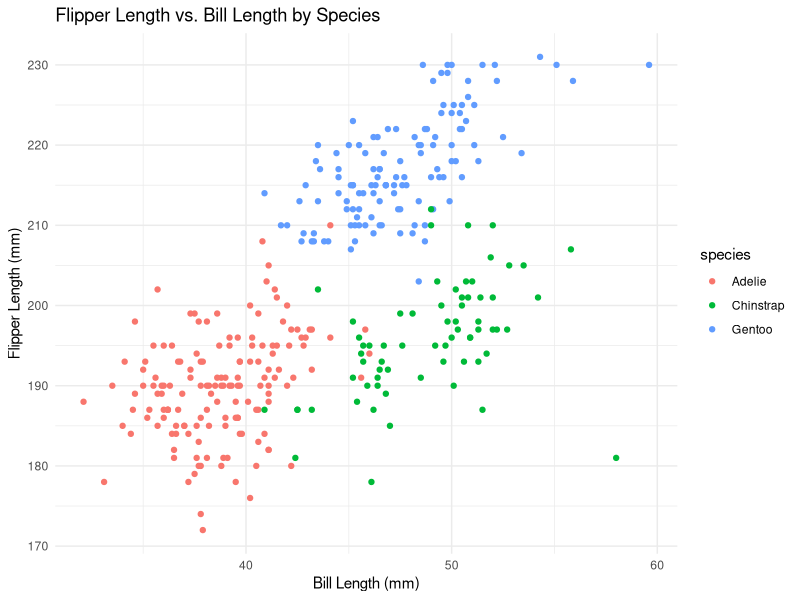
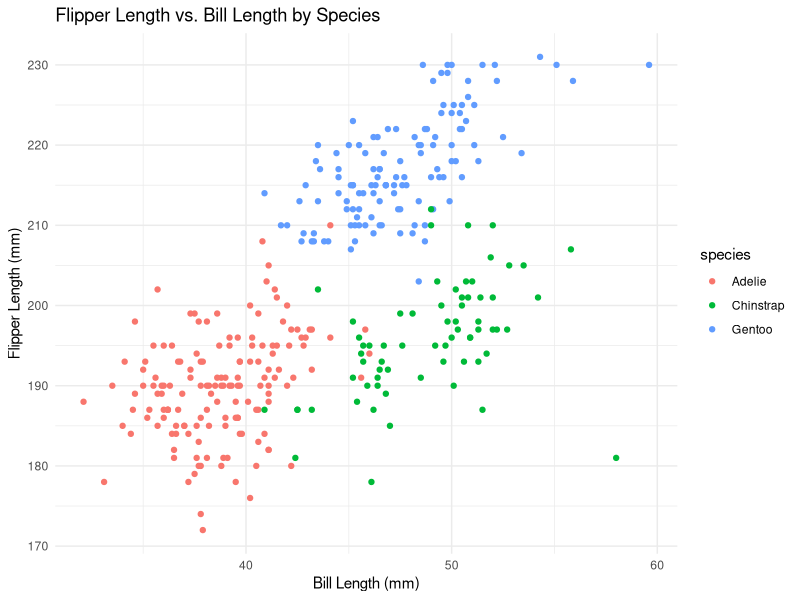

Recreate these plots in R, in order.
## ---- chunk 1
data("penguins", package = "palmerpenguins")
library(tidyverse)
## ---- chunk 2
rows <- nrow(penguins)
cols <- ncol(penguins)
species <- paste(unique(penguins$species), collapse = ", ")
islands <- paste(unique(penguins$island), collapse = ", ")
bi_length_min <- min(penguins$bill_length_mm, na.rm = TRUE)
bi_length_max <- max(penguins$bill_length_mm, na.rm = TRUE)
bi_depth_min <- min(penguins$bill_depth_mm, na.rm = TRUE)
bi_depth_max <- max(penguins$bill_depth_mm, na.rm = TRUE)
fl_length_min <- min(penguins$flipper_length_mm, na.rm = TRUE)
fl_length_max <- max(penguins$flipper_length_mm, na.rm = TRUE)
bm_min <- min(penguins$body_mass_g, na.rm = TRUE)
bm_max <- max(penguins$body_mass_g, na.rm = TRUE)
means <- mean(penguins$flipper_length_mm, na.rm = TRUE)
## ---- chunk 3
p <- ggplot(penguins, aes(x = bill_length_mm, y = flipper_length_mm, color = species)) +
  geom_point() +
  labs(title = "Flipper Length vs. Bill Length by Species", 
       x = "Bill Length (mm)", 
       y = "Flipper Length (mm)") +
  theme_minimal()
## ---- chunk 4
print(p)
## ---- chunk 5
ggsave("Scatterplot_penguins.png", plot = p)
## ---- chunk 6
df <- tibble(
  sample_normal = rnorm(10, mean = 0, sd = 1),
  sample_logic = sample_normal > 0,
  sample_char = sample(letters, 10),
  sample_level = factor(sample(c("Level1", "Level2", "Level3"), 10, replace = TRUE))
)
## ---- chunk 7
print(df)
## ---- chunk 8
mean(df %>% pull(sample_normal))
mean(df %>% pull(sample_logic))
mean(df %>% pull(sample_char))
mean(df %>% pull(sample_level))
